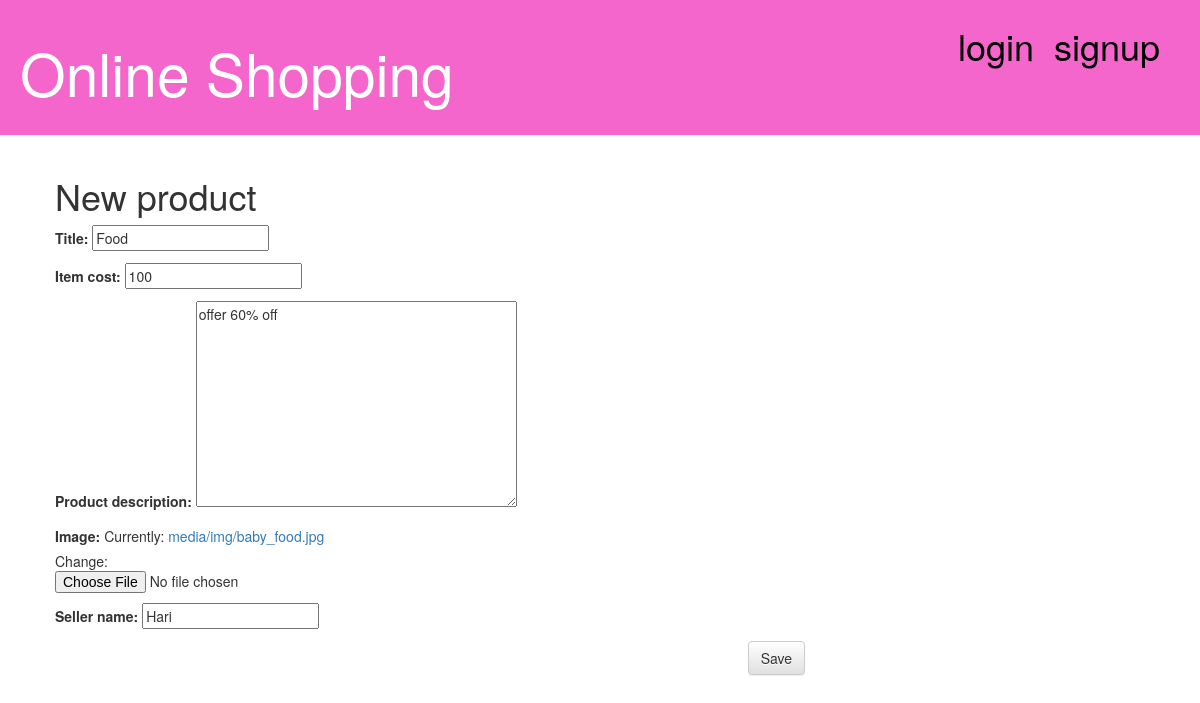
The app's page /post/11/edit/ with its own data.
### blog/models.py (models this page shows, shortened)
class Post(models.Model):
    author = models.ForeignKey('auth.User')
    title = models.CharField(max_length=200)
    seller_name = models.CharField(max_length=100)
    item_cost = models.CharField(max_length=20)
    product_description = models.TextField()
    image = models.ImageField(upload_to='media/img')
    created_date = models.DateTimeField(
            default=timezone.now)
    published_date = models.DateTimeField(
            blank=True, null=True)

### blog/views.py (the view)
# urls.py: url(r'^post/(?P<pk>\d+)/edit/$', views.post_edit, name='post_edit'),
def post_edit(request, pk):
    post = get_object_or_404(Post, pk=pk)
    if request.method == "POST":
        form = PostForm(request.POST, instance=post)
        if form.is_valid():
            post = form.save(commit=False)
            post.author = request.user
            post.published_date = timezone.now()
            post.save()
            return redirect('post_detail', pk=post.pk)
    else:
        form = PostForm(instance=post)
    return render(request, 'blog/post_edit.html', {'form': form})

### blog/forms.py
class PostForm(forms.ModelForm):
    class Meta:
        model = Post
        fields = ('title','item_cost', 'product_description','image','seller_name')

### blog/templates/blog/post_edit.html
{% extends 'blog/base.html' %}
{% block content %}
    <h1>New product</h1>
    <form method="POST" class="post-form">{% csrf_token %}
        {{ form.as_p }}
        <button type="submit" class="save btn btn-default">Save</button>
    </form>
{% endblock %}

### blog/static/css/blog.css (style rules this page uses)
.save { float: right; }

### records on screen
Post: title "Food", item_cost "100", product_description "offer 60% off", seller_name "Hari"
